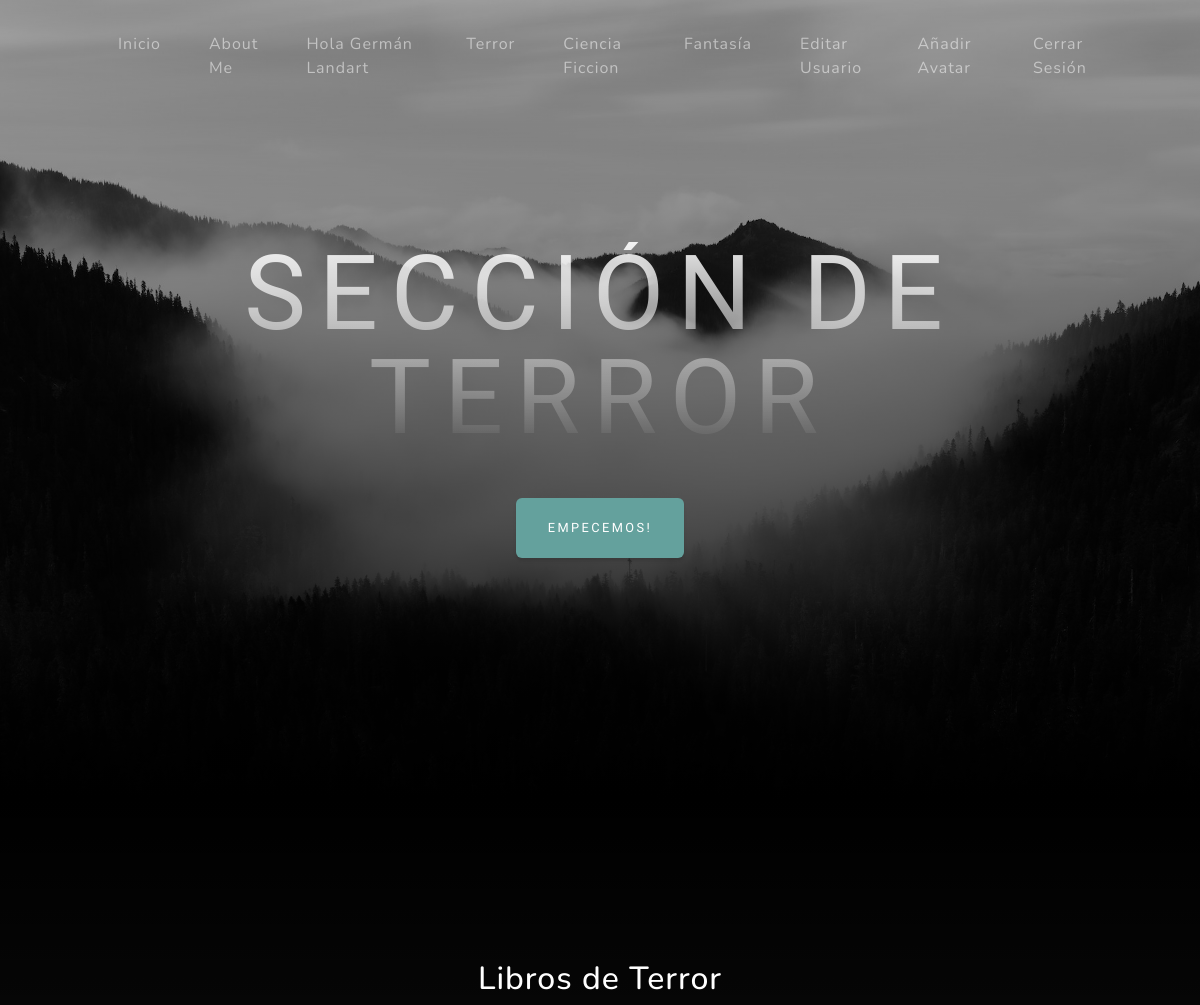
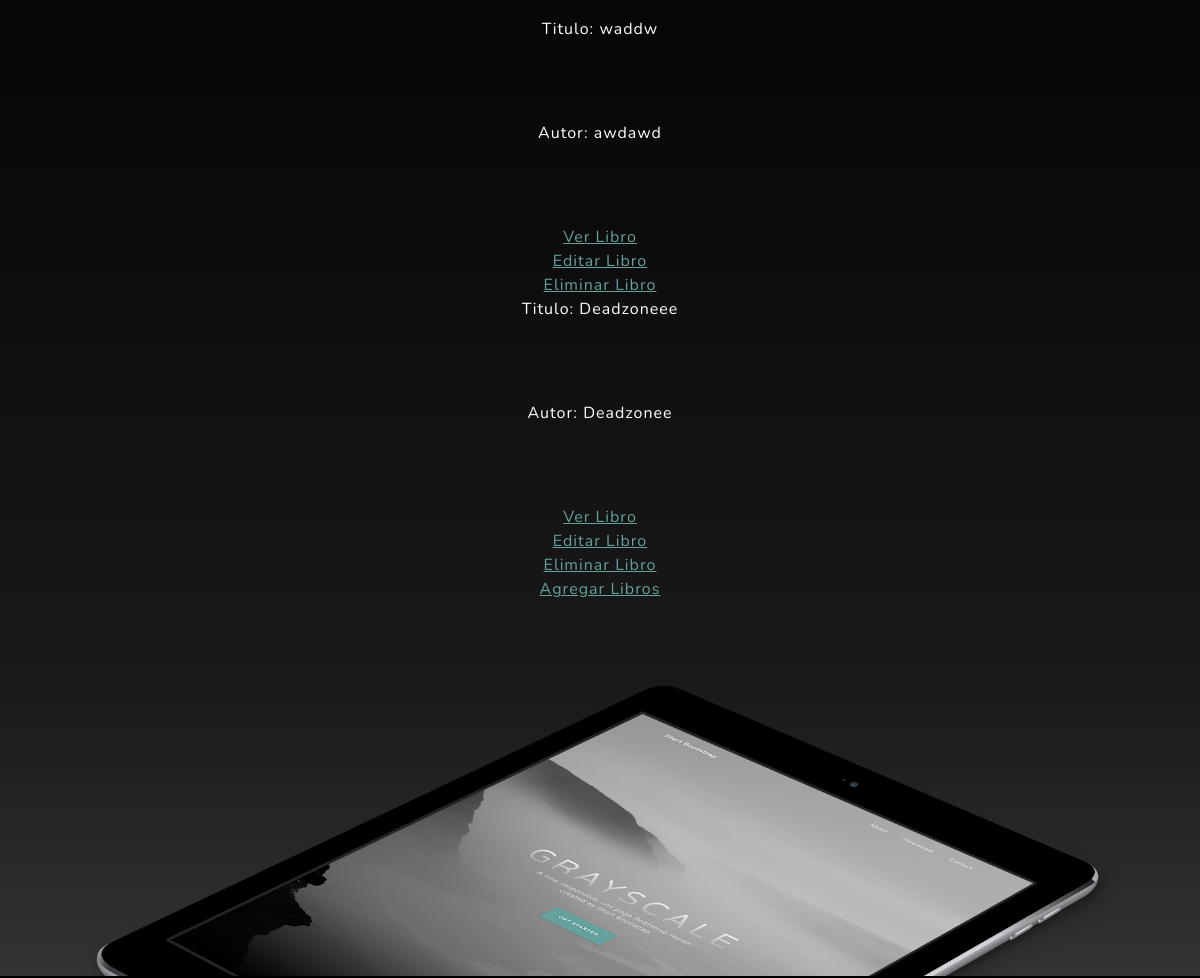
The app's page /AppCoder/terror/list/ (signed in, upper part), older data (2 pictures, top to bottom).
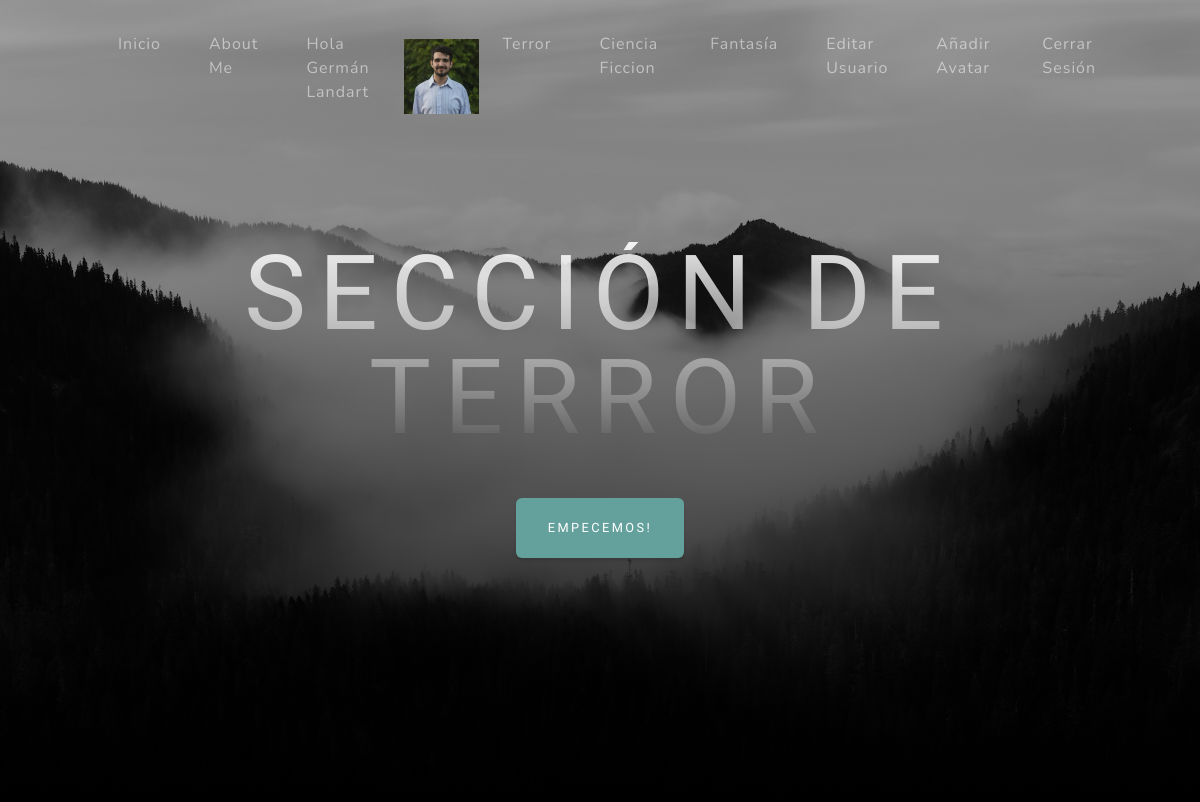
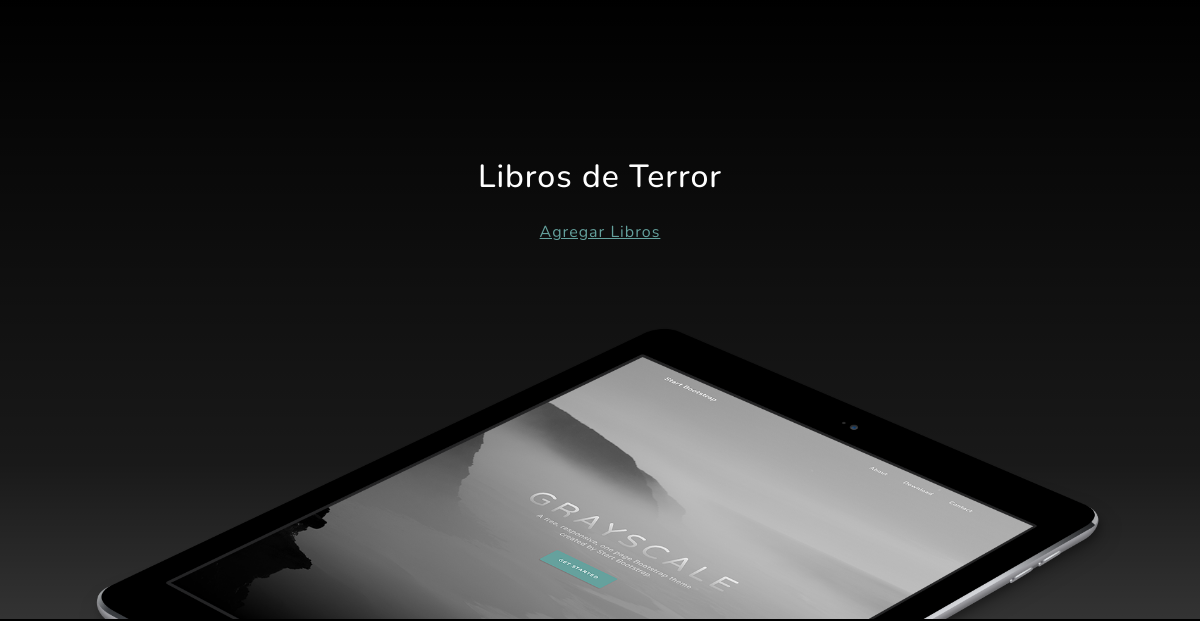
The same page, newer data (2 pictures, top to bottom).
### AppCoder/models.py (models this page shows, shortened)
class Terror(models.Model):
    libro = models.CharField(max_length=60)
    autor = models.CharField(max_length=60)
    year = models.IntegerField(null=True, blank=True)
    imagen = models.ImageField(null=True, blank=True, upload_to= "imagenes" )
    descripcion = models.TextField(null=True, blank=True)
    usuario = models.ForeignKey(User, on_delete=models.CASCADE, null=True, blank=True)

class Avatar(models.Model):
    usuario = models.ForeignKey(User, on_delete=models.CASCADE)
    imagen = models.ImageField(upload_to="avatares", null=True, blank=True)

### AppCoder/views.py (the view)
# urls.py: path("terror/list/", ListaTerror.as_view(), name="TerrorLeer"),
class ListaTerror(LoginRequiredMixin, ListView):
    model = Terror

### AppCoder/templates/AppCoder/terror_list.html
{% extends "AppCoder/padre.html" %}
{% load static %}
{% block titulo %}
SECCIÓN DE TERROR
{% endblock %}
{% block titulo2 %}
Empecemos!
{% endblock %}
{% block descripcion %}
Libros de Terror
{% endblock %}
{% block form %}
{% for terror in object_list %}
<p>Titulo: {{terror.libro}}</p>
<p>Autor: {{terror.autor}}</p>
<a href="{% url 'TerrorDetalle' terror.id %}"> Ver Libro  </a>
<br>
<a href="{% url 'TerrorActualizar' terror.id %}"> Editar Libro  </a>
<br>
<a href="{% url 'TerrorBorrar' terror.id %}"> Eliminar Libro  </a>
<br>
{% endfor  %}
<a href="{% url 'TerrorCrear' %}"> Agregar Libros  </a>
{% endblock %}

### AppCoder/templates/AppCoder/padre.html (shortened to what this page needs)
<!DOCTYPE html>
<html lang="en">
    <head>
        {% load static %}
        <link href="{% static 'AppCoder/css/styles.css' %}" rel="stylesheet" />
    </head>
    <body id="page-top">
        <nav class="navbar navbar-expand-lg navbar-light fixed-top" id="mainNav">
            <div class="container px-4 px-lg-5">
                <div class="collapse navbar-collapse" id="navbarResponsive">
                    <ul class="navbar-nav ms-auto">
                        <li class="nav-item"><a class="nav-link" href="{% url 'Inicio' %}">Inicio</a></li>
                        <li class="nav-item"><a class="nav-link" href="{% url 'About' %}">About Me</a></li>
                        {% if request.user.is_authenticated %}
                        <li class="nav-item" style="display: flex; align-items: center;">
                        <p class="nav-link" style="color: rgba(255, 255, 255, 0.5);">Hola {{user.first_name}} {{user.last_name}}</p>
                        {% with user.avatar_set.first as miAvatar %}
                        {% if miAvatar  %}
                        <img src="{{miAvatar.imagen.url}}" alt="No encontró la imagen" width="75" height="75">
                        {% endif %}
                        {% endwith %}
                        <li class="nav-item"><a class="nav-link" href="{% url 'TerrorLeer' %}">Terror</a></li>
                        <li class="nav-item"><a class="nav-link" href="{% url 'CienciaFiccionLeer' %}">Ciencia Ficcion</a></li>
                        <li class="nav-item"><a class="nav-link" href="{% url 'FantasiaLeer' %}">Fantasía</a></li>
                        <li class="nav-item"><a class="nav-link" href="{% url 'EditarUsuario' %}">Editar Usuario</a></li>
                        <li class="nav-item"><a class="nav-link" href="{% url 'Avatar' %}">Añadir Avatar</a></li>
                        <li class="nav-item"><a class="nav-link" href="{% url 'Logout' %}">Cerrar Sesión</a></li>
                        {% else %}
                        <li class="nav-item"><a class="nav-link" href="{% url 'SignUp' %}">Registrarse</a></li>
                        <li class="nav-item"><a class="nav-link" href="{% url 'Login' %}">Iniciar Sesión</a></li>
                        {% endif %}
                    </ul>
                </div>
            </div>
        </nav>
        <header class="masthead">
            <div class="container px-4 px-lg-5 d-flex h-100 align-items-center justify-content-center">
                <div class="d-flex justify-content-center">
                    <div class="text-center">
                        <h1 class="mx-auto my-0 text-uppercase">
                        {% block titulo %}
                        {% endblock %}
                        </h1>
                        <a class="btn btn-primary" href="#bajar">
                            {% block titulo2 %}
                            {% endblock %}
                        </a>
                    </div>
                </div>
            </div>
        </header>
        <section class="about-section text-center" id="bajar">
            <div class="container px-4 px-lg-5">
                <div class="row gx-4 gx-lg-5 justify-content-center">
                    <div class="col-lg-8">
                        <h2 class="text-white mb-4">
                            {% block descripcion %}
                            {% endblock %}
                        </h2>
                        <font color="white"font>
                        {% block form %}
                        {% endblock %}
                    </div>
                </div>
                <img class="img-fluid" src="{% static 'AppCoder/assets/img/ipad.png' %}" alt="..." />
            </div>
        </section>
    </body>
</html>

Row changes from the older to the newer data that the page shows:
removed Terror: libro "waddw", autor "awdawd"
removed Terror: libro "Deadzoneee", autor "Deadzonee"
added Avatar: imagen (picture)
